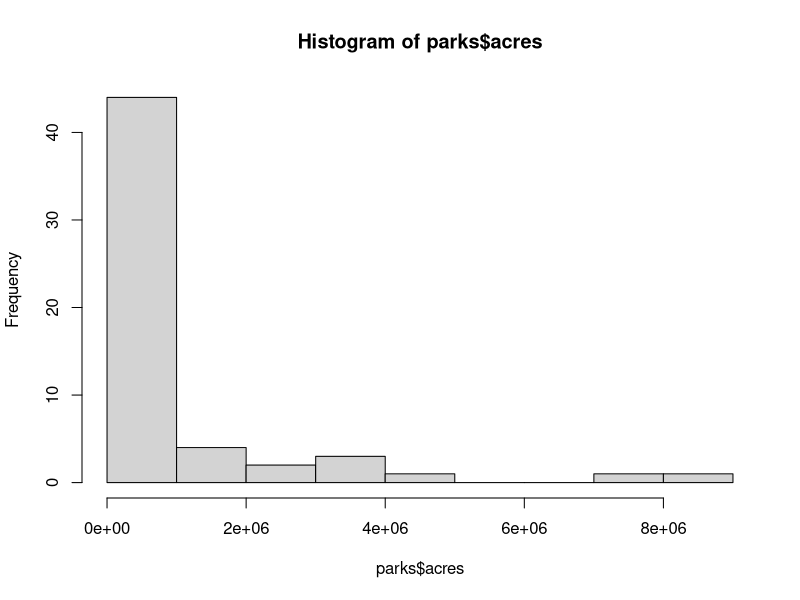
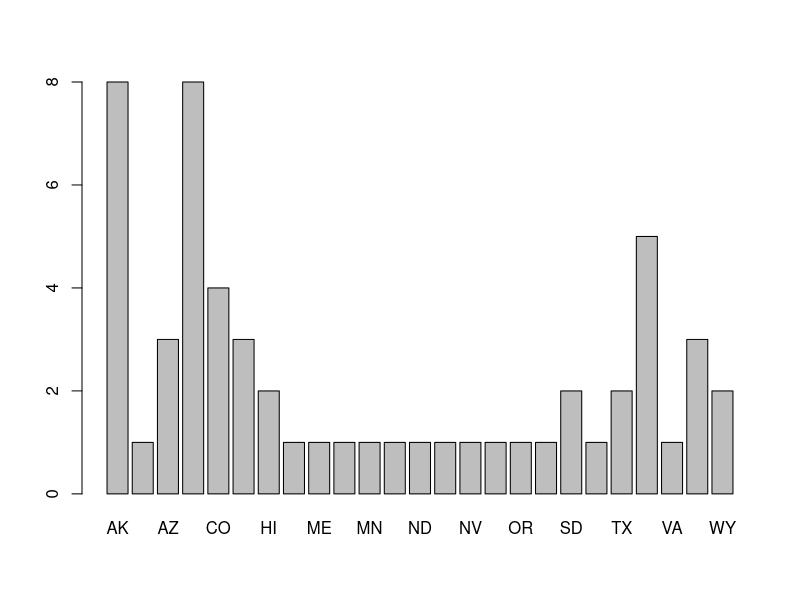
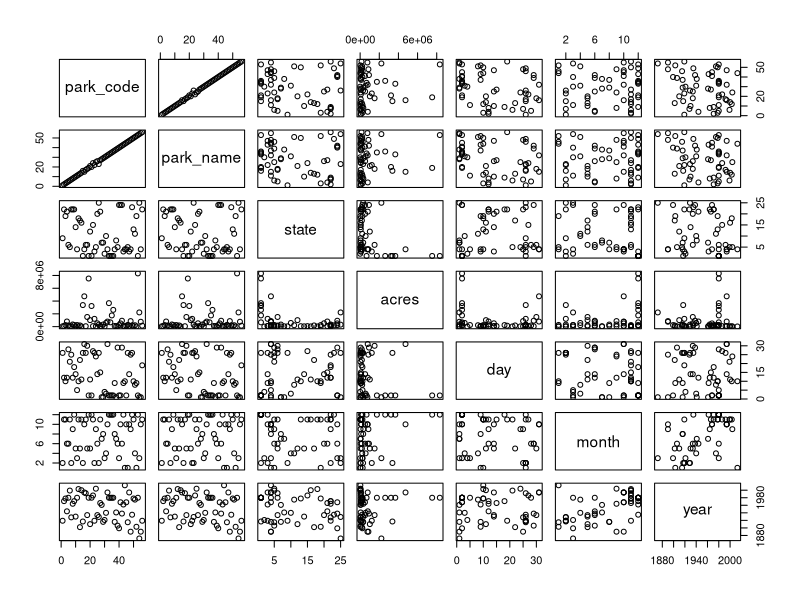
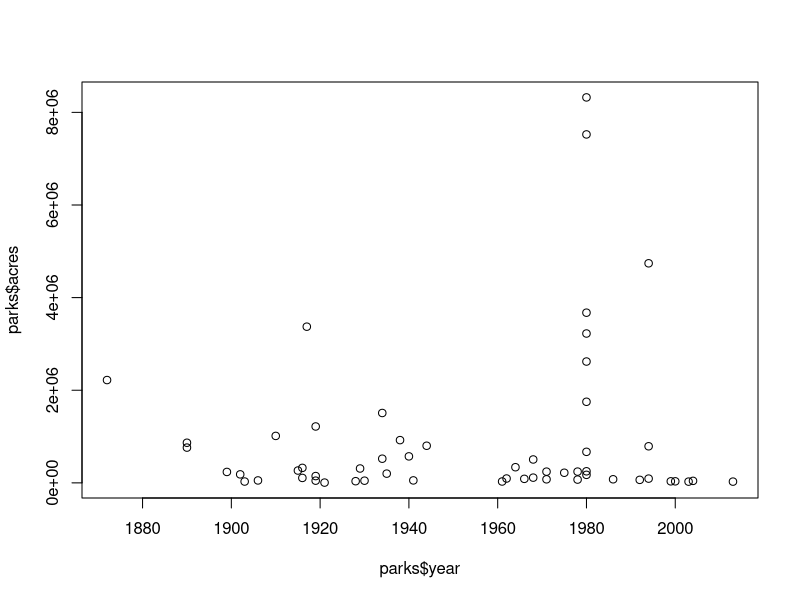
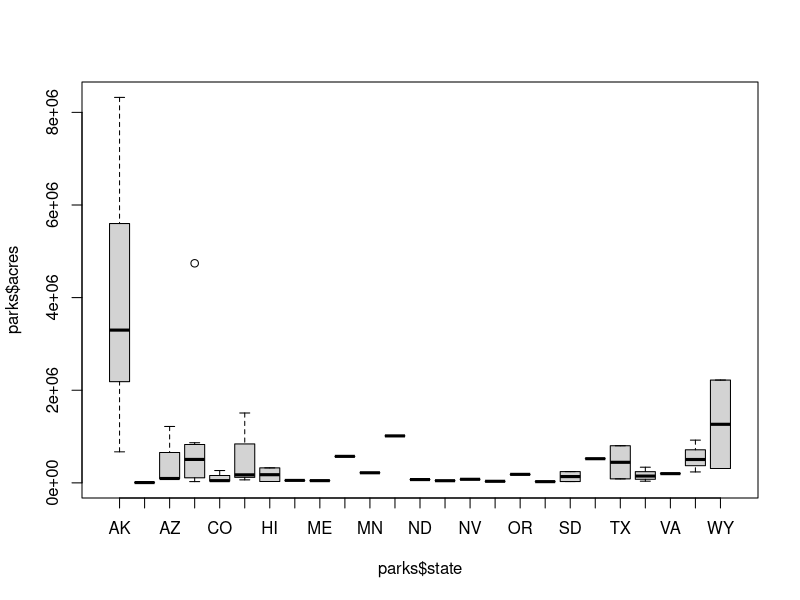

The R script that drew these images, in order:
# ---- Packages ----
# Packages are user-created collections of objects, functions, and datasets that
# can be installed to RStudio and used to accomplish common tasks

# Some of the most commonly used packages include:
## ggplot2    for data visualization
## dplyr      for data wrangling
## tidyr      for data cleaning
## lubridate  for dealing with dates and times
## stringr    for dealing with strings (characters)

# Download and install the dplyr package (one time)
install.packages("dplyr")   # must be connected to the internet

# Load the dplyr package to your current session (every time)
library(dplyr)

# Best practice: add libraries at the top of your script

# ---- Import Parks Data ----
# We can check the working directory our R is in
getwd()

# We can set it to the same one we downloaded our files in
setwd("C:/Users/wills/OneDrive - Acadia University/Will Sutherland (136915s)/General R Work/Spring2024_AcadiaU_RWorkshop")

# List the files & folders in the project
list.files()

# List the files & folders in the "data" folder
list.files("data")

# parks.csv is in "comma separated values" format
parks <- read.csv("data/parks.csv") # Create an object called parks containing the data frame

# ---- QA/QC Techniques I: Exploring Data ----
# Explore Data: preview
head(parks)    # Print the first six rows
tail(parks)    # Print the last six rows
View(parks)    # View the data in a separate tab

# Explore Data: structure
nrow(parks)   # How many rows?
ncol(parks)    # How many columns?
dim(parks)     # How many rows and columns?
colnames(parks)   # Print column names

# Explore Data: class
str(parks)     # Print data structure

# ---- Interacting with Data Frames ----
# Interact with Data: columns as vectors
# Columns can be extracted as vectors using $
# objectname$component

parks$park_name   # Look at the values in the park_name column
parks$acres

# Interact with Data: indexing
# [*] represents the position of each value in an object

# vectors: one dimensional; one position required
parks$park_name[4]  # Look at the value in the fourth position of the vector

# data frames: two dimensional, two positions required
parks[3, 2]             # Look at the value in the third row, second column of the data frame
parks[3, "park_name"]   # Select the column based on column name

## Goal: Find the tenth value in the park_code column
## (a) indexing from a vector
parks$park_code[10]
## (b) indexing from a data frame using a numeric value to select the column
parks[10, 1]
## (c) indexing from a data frame using a character value to select the column
parks[10, "park_code"]

# Indexing used to be an absolutely essential tool!
# The move toward alternative methods of interacting with data frames
# means that it is still quite important to be familiar with, but less critical

# ---- QA/QC Techniques II: Assessing Data ----
# Assessing Data: numeric variables
summary(parks) # Summary statistics

# Assessing Data: character variables
unique(parks$state)         # Print unique state values
length(unique(parks$state)) # How many unique state values?

# Simple Tables
table(parks$state) # Count occurrences of each state

# Simple Visualizations: Univariate
hist(parks$acres) # Histogram of acres
barplot(table(parks$state))  # Barplot of states

# Simple Visualizations: Multivariate
plot(parks)                        # Scatterplots of all variables
plot(parks$acres ~ parks$year)     # Scatterplot of acres by year
boxplot(parks$acres ~ parks$state) # Distribution of acres by state

## Each park should have exactly one row in the data
## Which technique(s) would you use to confirm that no parks are repeated?
nrow(parks)                     # 56 rows
length(unique(parks$park_name)) # 56 unique park names
# or
table(parks$park_name) # Scroll through output and make sure they are all 1
